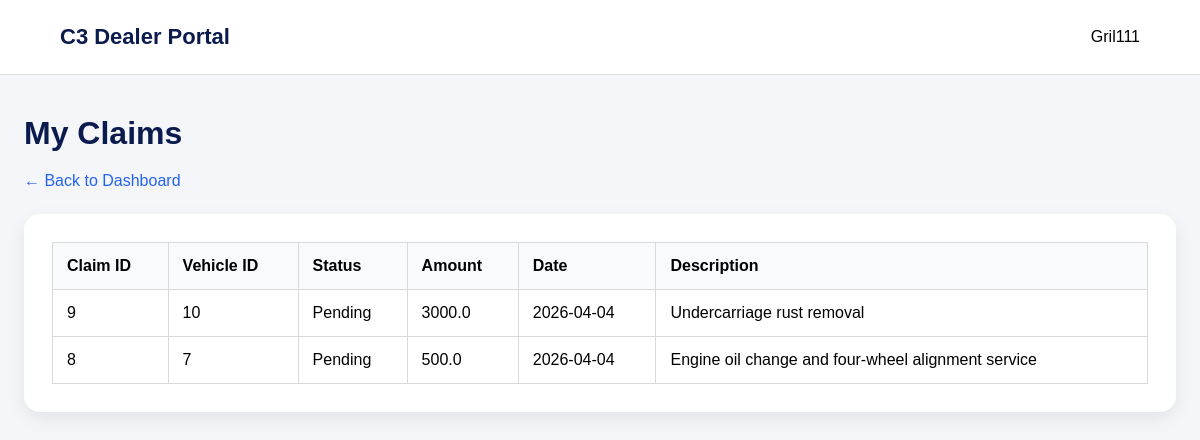
/users/customer/claims/ (signed in), run on the app's committed database.
### learning_logs/models.py (models this page shows, shortened)
class ClaimRecord(models.Model):
    claimid = models.IntegerField(db_column='claimID', primary_key=True)
    vehicleid = models.IntegerField(db_column='vehicleID', blank=True, null=True)
    claimstatus = models.TextField(db_column='claimStatus', blank=True, null=True)
    description = models.TextField(blank=True, null=True)
    claimamount = models.FloatField(db_column='claimAmount', blank=True, null=True)
    claimdate = models.TextField(db_column='claimDate', blank=True, null=True)
    class Meta:
        managed = False
        db_table = 'Claim'

### users/views.py (the view)
# urls.py: path('customer/claims/', views.customer_claims, name='customer_claims'),
@login_required
def customer_claims(request):
    customer_account = CustomerAccount.objects.get(user=request.user)
    customer = customer_account.customer
    vehicles = Vehicle.objects.filter(customerid=customer)
    vehicle_ids = vehicles.values_list('vehicleid', flat=True)
    claims = ClaimRecord.objects.filter(vehicleid__in=vehicle_ids).order_by('-claimid')
    context = {
        'claims': claims,
        'customer': customer,
    }
    return render(request, 'users/customer_claims.html', context)

### users/templates/users/customer_claims.html (shortened to what this page needs)
<!DOCTYPE html>
<html lang="en">
<head>
</head>
<body>
    <div class="navbar">
        <div class="brand">C3 Dealer Portal</div>
        <div>{{ request.user.username }}</div>
    </div>
    <div class="container">
        <h1>My Claims</h1>
        <a class="back" href="{% url 'users:customer_dashboard' %}">← Back to Dashboard</a>
        <div class="card">
            {% if claims %}
                <table>
                    <thead>
                        <tr>
                            <th>Claim ID</th>
                            <th>Vehicle ID</th>
                            <th>Status</th>
                            <th>Amount</th>
                            <th>Date</th>
                            <th>Description</th>
                        </tr>
                    </thead>
                    <tbody>
                        {% for claim in claims %}
                        <tr>
                            <td>{{ claim.claimid }}</td>
                            <td>{{ claim.vehicleid }}</td>
                            <td>{{ claim.claimstatus }}</td>
                            <td>{{ claim.claimamount }}</td>
                            <td>{{ claim.claimdate }}</td>
                            <td>{{ claim.description }}</td>
                        </tr>
                        {% endfor %}
                    </tbody>
                </table>
            {% else %}
                <p class="empty">No claim records found.</p>
            {% endif %}
        </div>
    </div>
</body>
</html>

### users/templates/users/customer_claims.html (style rules this page uses)
body { margin: 0; font-family: Arial, sans-serif; background: #f4f6f9; }
.navbar { background: white; padding: 24px 60px; border-bottom: 1px solid #ddd; display: flex; justify-content: space-between; align-items: center; }
.brand { font-size: 22px; font-weight: 700; color: #0b1b4d; }
.container { max-width: 1180px; margin: 40px auto; padding: 0 24px; }
h1 { color: #0b1b4d; margin-bottom: 20px; }
a.back { color: #2563eb; text-decoration: none; display: inline-block; margin-bottom: 24px; }
.card { background: white; border-radius: 16px; padding: 28px; box-shadow: 0 6px 18px rgba(0,0,0,0.08); }
table { width: 100%; border-collapse: collapse; }
th, td { border: 1px solid #d9d9d9; padding: 14px; text-align: left; }
th { background: #f8fafc; }

### data on the page
ClaimRecord: claimid "9", vehicleid "10", claimstatus "Pending", claimamount "3000.0", claimdate "2026-04-04", description "Undercarriage rust removal"
ClaimRecord: claimid "8", vehicleid "7", claimstatus "Pending", claimamount "500.0", claimdate "2026-04-04", description "Engine oil change and four-wheel alignment service"

### other printed values
{{ request.user.username }} "Gril111"
